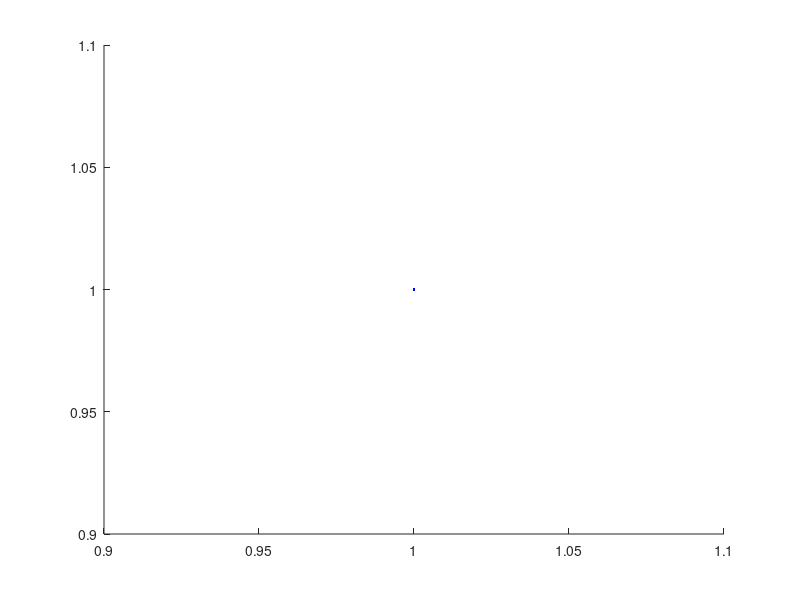

Source code (MATLAB): (Note: this script raises an error after producing the figure.)
%clear, close all

%Amperage 4 -> 0 mA
I1 = [4.00 3.77 3.40 3.26 2.93 2.77 2.49 2.20 2.02 1.63 1.44 1.26 0.98 0.63 0.33 0.09 0.00];
B1 = [4.48 4.34 4.02 3.89 3.58 3.41 3.09 2.79 2.58 2.13 1.91 1.69 1.35 0.90 0.54 0.25 0.13];

%Amperage 0 -> -4 mA
I2 = -1.*[0.00 0.28 0.41 0.76 1.03 1.28 1.47 1.77 2.13 2.25 2.57 2.78 3.02 3.28 3.49 3.83 4.00];
B2 = -1.*[0.12 0.43 0.59 1.02 1.38 1.69 1.94 2.32 2.79 2.94 3.36 3.66 3.97 4.29 4.57 4.97 5.17];

%Amperage -4 -> 0 mA
I3 = -1.*[3.63 3.47 3.25 3.03 2.65 2.39 2.16 1.93 1.75 1.48 1.17 0.97 0.68 0.31 0.13 0.00];
B3 = -1.*[4.89 4.71 4.41 4.17 3.67 3.33 3.01 2.71 2.46 2.10 1.69 1.42 1.01 0.53 0.30 0.15];

%Amperage 0 -> 4 mA
I4 = [0.00 0.20 0.45 0.70 1.11 1.37 1.63 1.96 2.23 2.61 2.72 3.06 3.28 3.60 3.83 4.09];
B4 = [0.05 0.28 0.62 0.91 1.39 1.69 1.98 2.36 2.67 3.09 3.28 3.58 3.79 4.10 4.29 4.50];

%Extra voorfactoren geven eenheden conversie van en G->T
Idaal = [I3,I4];
Bdaal = 0.0001.*[B3,B4];
Istijg = [I1,I2];
Bstijg = 0.0001.*[B1,B2];
clear I1 I2 I3 I4 B1 B2 B3 B4
sIstijg = 0.01.*ones(1,length(Istijg));
sBstijg = 0.0001.*0.01.*ones(1,length(Bstijg));
sIdaal = 0.01.*ones(1,length(Bdaal));
sBdaal = 0.0001.*0.01.*ones(1,length(Bdaal));

for i = 1:length(Idaal)-2
    if Idaal(i) == Idaal(i+1)
        sBdaal(i) = 0.0001.*0.014; %fout op gemiddelde -> narekenen?
        Bdaal(i) = (Bdaal(i)+Bdaal(i+1))/2;
        %Element i+1 verwijderen
        Idaal(i+1) = [ ];
        sIdaal(i+1) = [ ];
        Bdaal(i+1) = [ ];
        sBdaal(i+1) = [ ];
    end
end
for i = 1:length(Istijg)-2
    if Istijg(i) == Istijg(i+1)
        sBstijg(i) = 0.0001.*0.014; %fout op gemiddelde -> narekenen?
        Bstijg(i) = (Bstijg(i)+Bstijg(i+1))/2;
        %Element i+1 verwijderen
        Istijg(i+1) = [ ];
        sIstijg(i+1) = [ ];
        Bstijg(i+1) = [ ];
        sBstijg(i+1) = [ ];
    end
end
clear i

figure('name','Hysterese-curve'), hold on
errorbar(Istijg,Bstijg,sBstijg,sBstijg,sIstijg,sIstijg,'b.')
errorbar(Idaal,Bdaal,sBdaal,sBdaal,sIdaal,sIdaal,'r.')
legend('I : 4 -> -4 A','I : -4 -> 4 A','location','northwest')
xlabel('Stroomsterkte I (A)'),ylabel('Magnetischveldsterkte B (T)')
title('Hysterese-curve')
hold off